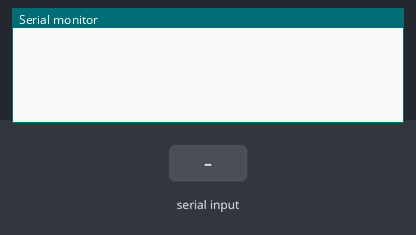
This sketch was run on a simulated Teensy 4. Shown: the last lines printed to the serial monitor. Inputs (shaded band) come from the test bench.

Above: at 1.2 s.
1.3 s: "1" received over the second serial link
At 3.4 s:
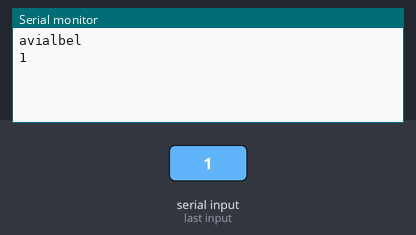
3.8 s: "0" received over the second serial link
At 4.5 s:
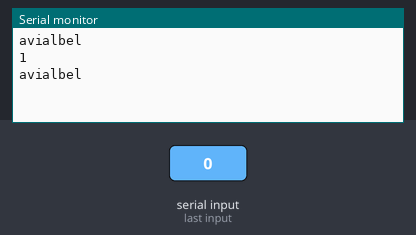
5.3 s: "2" received over the second serial link
At 7.7 s:
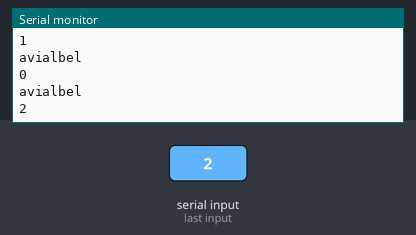

The sketch:

XTEND_into_UART.ino
```cpp
#include <Wire.h>
#define xtend Serial2

void setup() {
  Serial.begin(115200);
  Wire.begin();
  xtend.begin(9600);
}

void loop() {
  if (xtend.available()) {
    Serial.println("avialbel");
    Serial.println(xtend.readString());
  }
}
```

Measured:
- after the input at 1.3 s, the serial monitor: prints a new line at once (image 1)
- after the input at 5.3 s, the serial monitor: prints a new line after 1.0 s (image 3)
